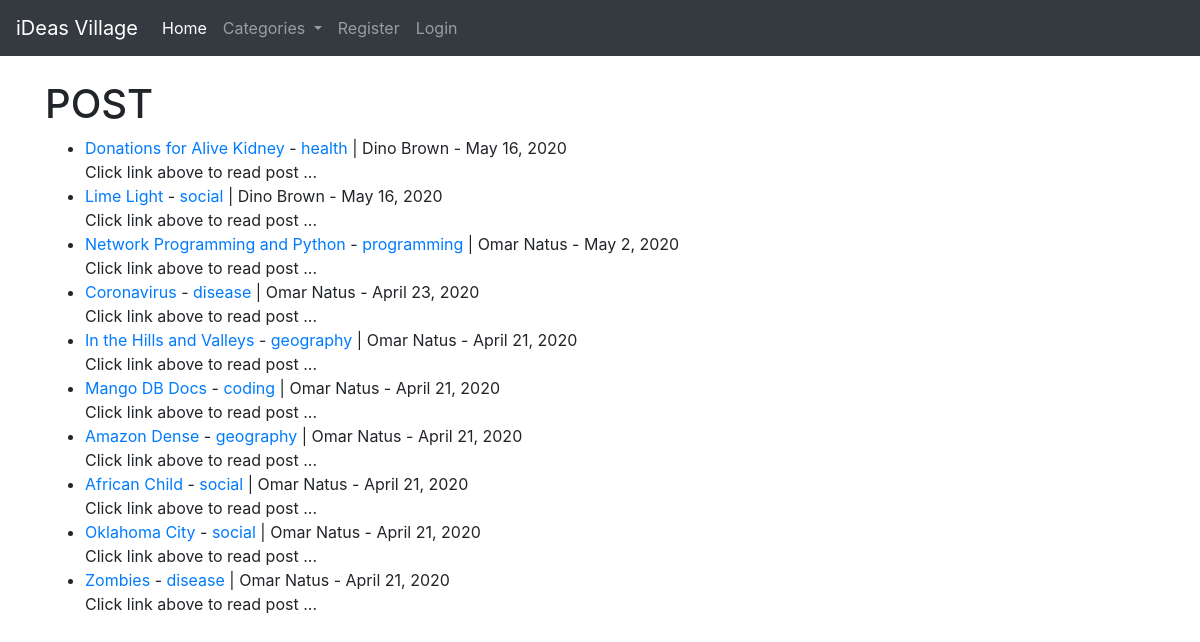
/, run on an earlier commit of the app's database.
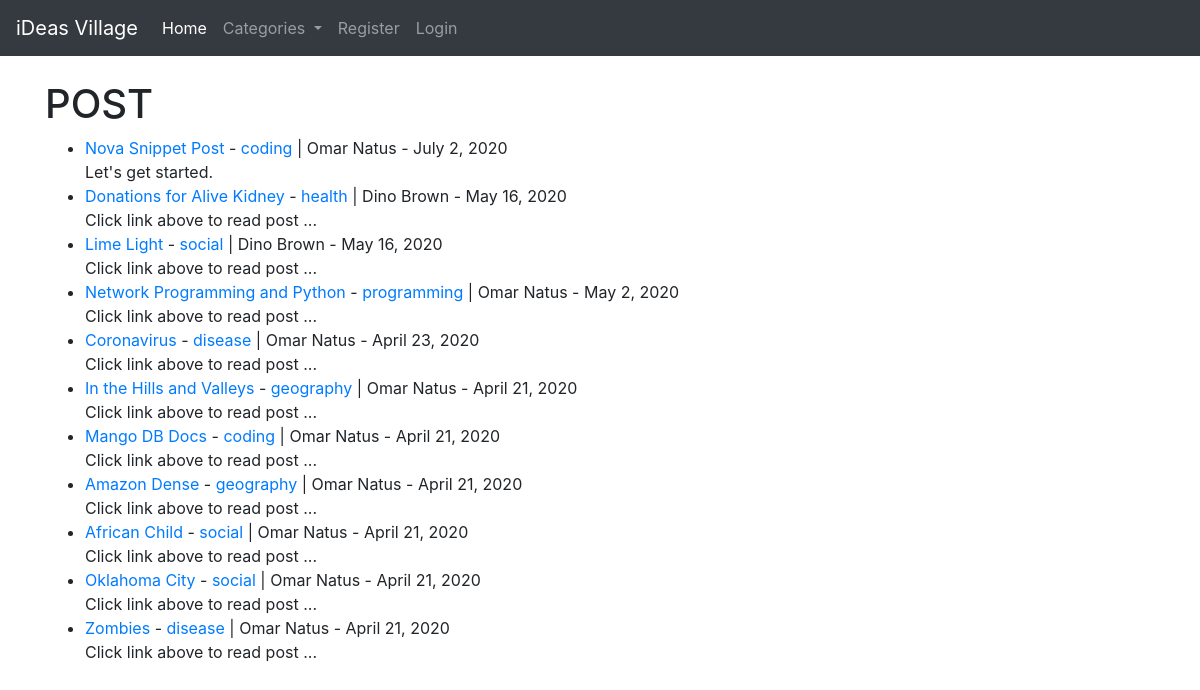
And on a later commit of the database.
### blog/models.py (models this page shows, shortened)
class Post(models.Model):
    title = models.CharField(max_length=255)
    title_tag = models.CharField(max_length=255)
    author = models.ForeignKey(User, on_delete=models.CASCADE)
    body = RichTextField(blank=True, null=True)
    post_date = models.DateField(auto_now_add=True)
    category = models.CharField(max_length=255, default='coding')
    snippet = models.CharField(max_length=255)
    likes = models.ManyToManyField(User, related_name='blog_posts')

### blog/views.py (the view)
# urls.py: path('', HomeView.as_view(), name='home'),
class HomeView(ListView):
    model = Post
    template_name = 'home.html'
    ordering = ['-post_date']
    def get_context_data(self, *args, **kwargs):
        cat_menu = Category.objects.all()
        context = super(HomeView, self).get_context_data(*args, **kwargs)
        context['cat_menu'] = cat_menu
        return context

### blog/models.py (called while the page is built)
    def __str__(self):
        return self.name

### blog/templates/home.html
{% extends 'base.html' %}
{% block content %}
<h1>POST</h1>
<ul>
    {% for post in object_list %}
        <li>
            <a href="{% url 'article_detail' post.pk %}">{{ post.title }}</a> -
            <a href="{% url 'category' post.category|slugify %}">{{ post.category }}</a> |
            {{ post.author.first_name }}
            {{ post.author.last_name }} -
            {{ post.post_date }}
            <br>
            {{ post.snippet }}
        </li>
    {% endfor %}
</ul>
{% endblock %}

### blog/templates/base.html (shortened to what this page needs)
{% load static %}
<!doctype html>
<html lang="en">
  <head>
   <link rel="stylesheet" href="https://stackpath.bootstrapcdn.com/bootstrap/4.4.1/css/bootstrap.min.css"
>
  </head>
  <body>
  {% include 'nav.html' %}
  <br>
  <div class="container">
      {% block content %}
      {% endblock %}
  </div>
  </body>
</html>

### blog/templates/nav.html (shortened to what this page needs)
<nav class="navbar navbar-expand-lg navbar-dark bg-dark">
  <a class="navbar-brand" href="{% url 'home' %}">iDeas Village</a>
  <div class="collapse navbar-collapse" id="navbarSupportedContent">
    <ul class="navbar-nav mr-auto">
      <li class="nav-item active">
        <a class="nav-link" href="{% url 'home' %}">Home <span class="sr-only">(current)</span></a>
      </li>
      {% if cat_menu %}
        <li class="nav-item dropdown">
          <a class="nav-link dropdown-toggle" href="{% url 'category-list' %}" id="navbarDropdown" role="button" data-toggle="dropdown" aria-haspopup="true" aria-expanded="false">
            Categories
          </a>
        </li>
      {% else %}
        <li class="nav-item">
          <a class="nav-link" href="{% url 'category-list' %}">Categories</a>
        </li>
      {% endif %}
      {% if user.is_authenticated %}
        <li class="nav-item">
          <a class="nav-link" href="{% url 'add_post' %}">Add Post</a>
        </li>
        <li class="nav-item">
          <a class="nav-link" href="{% url 'add_category' %}">Add Category</a>
        </li>
        <li class="nav-item">
          <a class="nav-link" href="{% url 'edit_profile' %}">Edit Profile</a>
        </li>
        <li class="nav-item">
          <a class="nav-link" href="{% url 'logout' %}">Logout</a>
        </li>
      {% else %}
        <li class="nav-item">
          <a class="nav-link" href="{% url 'register' %}">Register</a>
        </li>
        <li class="nav-item">
          <a class="nav-link" href="{% url 'login' %}">Login</a>
        </li>
      {% endif %}
    </ul>
  </div>
</nav>

What changed in the data, as far as the page shows it:
added Post: title "Nova Snippet Post", category "coding", author.first_name "Omar", author.last_name "Natus", post_date "July 2, 2020", snippet "Let's get started."
